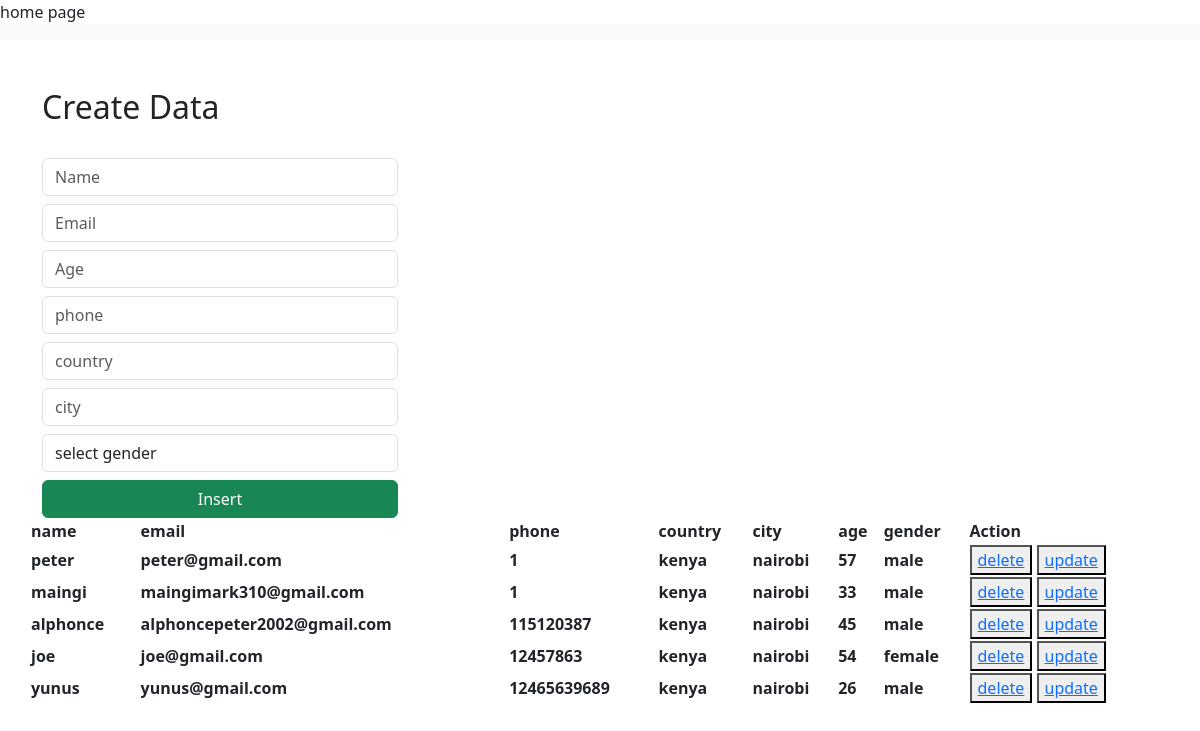
Before: / with the older database file.
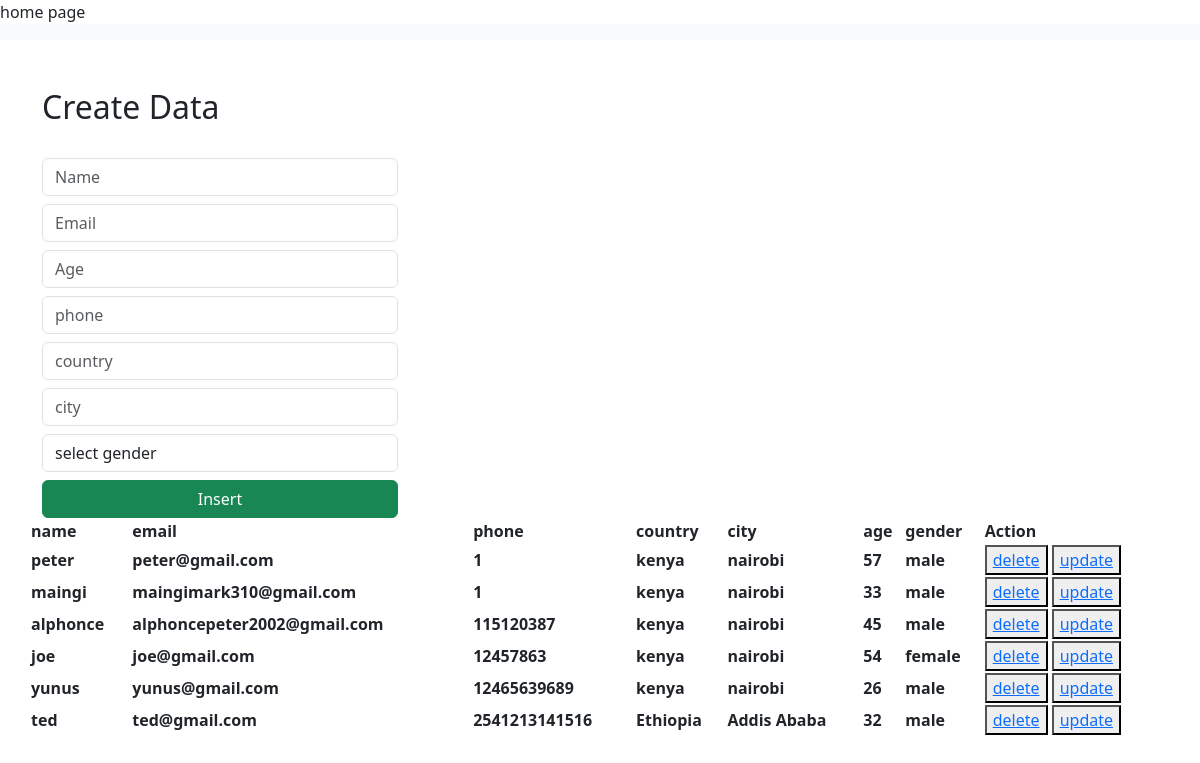
After: the same page with the newer database file.
### peterdjang/models.py (models this page shows)
class People(models.Model):
    name = models.CharField(max_length=30, blank=False)
    email = models.EmailField()
    age = models.IntegerField()
    phone = models.IntegerField(default=1)
    country = models.CharField(default='kenya', max_length=30)
    city = models.CharField(default='nairobi', max_length=30)
    gender = models.CharField(max_length=30, blank=False, null=False)

### peterdjang/views.py (the view)
# urls.py: path('', views.indexpage, name='index')
def indexpage(request):
    data = People.objects.all()
    context = {"data": data}
    return render(request, "index.html", context)

### templates/index.html (shortened to what this page needs)
<!DOCTYPE html>
<html lang="en">
<head>
    <hi>home page</hi>
    <html lang="en">
    <link href="https://cdn.jsdelivr.net/npm/bootstrap@5.3.0-alpha1/dist/css/bootstrap.min.css" rel="stylesheet">
  <head>
  </head>
  <body>
    <nav class="navbar navbar-expand-lg bg-body-tertiary">
      </nav>
      <div class="container mt-5">
        <div class="row">
            <div class="col-md-4">
                <h2>Create Data</h2>
                <br>
                <form action="/insert" method="post">
                    <div class="form-group">
                        <input type="text" class="form-control" placeholder="Name" name="name" required>
                    </div>
                    <div class="form-group">
                        <input type="email" class="form-control  mt-2" placeholder="Email" name="email" required>
                    </div>
                    <div class="form-group">
                        <input type="number" class="form-control  mt-2" placeholder="Age" name="age" required>
                    </div>
                     <div class="form-group">
                        <input type="number" class="form-control  mt-2" placeholder="phone" name="phone" required>
                    </div>
                     <div class="form-group">
                        <input type="text" class="form-control  mt-2" placeholder="country" name="country" required>
                    </div>
                     <div class="form-group">
                        <input type="text" class="form-control  mt-2" placeholder="city" name="city" required>
                    </div>
                    <div class="form-group mt-2">
                        <select id="gender" name="gender" class="form-control" required>
                            <option selected>select gender</option>
                        </select>
                    </div>
                    <div class="d-grid gap-2">
                        <button class="btn btn-success mt-2" type="submit">Insert</button>
                    </div>
                </form>
            </div>
            <table>
                <tr>
                    <th>name</th>
                    <th>email</th>
                    <th>phone</th>
                    <th>country</th>
                    <th>city</th>
                    <th>age</th>
                    <th>gender</th>
                    <th>Action</th>
                </tr>
                {% for d in data %}
                  <tr>
                    <th>{{ d.name }}</th>
                    <th>{{ d.email }}</th>
                    <th>{{ d.phone }}</th>
                    <th>{{ d.country }}</th>
                    <th>{{ d.city }}</th>
                    <th>{{ d.age}}</th>
                    <th>{{ d.gender }}</th>
                    <th>
                        <button>
                            <a href="\delete\{{ d.id }}">delete</a>
                        </button>
                        <button>
                              <a href="\update\{{ d.id }}">update</a>
                        </button>
                    </th>
                </tr>
                {% endfor %}
            </table>
            </div>
        </div>
  </body>
</html>

Changed rows visible on the page:
added People: name "ted", email "ted@gmail.com", phone "2541213141516", country "Ethiopia", city "Addis Ababa", age "32", gender "male"
